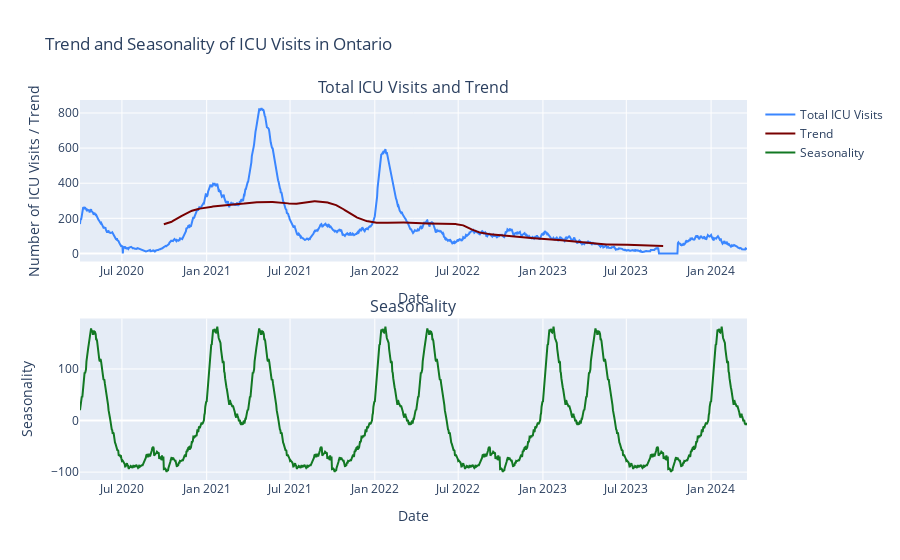

Write notebook code for a chart like this one.
### Code cell
# Assuming 'df' is your DataFrame and 'date' is the index
total_ontario_icu = df.groupby('date')['icu_current_covid'].sum()

# Perform seasonal decomposition
# The 'period' parameter should correspond to the dataset's periodicity (e.g., approximately yearly if 'period=365')
decomposition_icu = seasonal_decompose(total_ontario_icu, model='additive', period=365)

trend_icu = decomposition_icu.trend
seasonality_icu = decomposition_icu.seasonal

# Create a figure with subplots - 2 rows, 1 column
fig_icu = make_subplots(rows=2, cols=1, subplot_titles=('Total ICU Visits and Trend', 'Seasonality'),
                    vertical_spacing=0.15)

# Add the total ICU visits trace to the first subplot
fig_icu.add_trace(go.Scatter(x=total_ontario_icu.index,
                             y=total_ontario_icu,
                             mode='lines',
                             name='Total ICU Visits',
                             line=dict(color=BLUE)),
                  row=1, col=1)

# Add the trend trace to the first subplot
fig_icu.add_trace(go.Scatter(x=trend_icu.index, y=trend_icu,
                             mode='lines',
                             name='Trend',
                             line=dict(color=RED)),
                  row=1, col=1)

# Add the seasonality trace to the second subplot
fig_icu.add_trace(go.Scatter(x=seasonality_icu.index, y=seasonality_icu,
                             mode='lines',
                             name='Seasonality',
                             line=dict(color=GREEN)),
                  row=2, col=1)

# Update layout to enhance readability
fig_icu.update_layout(height=800, 
                  title_text='Trend and Seasonality of ICU Visits in Ontario')
fig_icu.update_xaxes(title_text='Date', row=1, col=1)
fig_icu.update_xaxes(title_text='Date', row=2, col=1)
fig_icu.update_yaxes(title_text='Number of ICU Visits / Trend', row=1, col=1)
fig_icu.update_yaxes(title_text='Seasonality', row=2, col=1)

# Show the figure
fig_icu.show()

### Figure 1 — Plotly figure (JSON) as saved in the notebook; plotly's stock layout.template omitted (floating-point values rounded to 4 significant figures; data arrays with more than 128 entries replaced by an {"elided": "..."} marker saying what was removed)
{"data": [{"line": {"color": "#3a86ff"}, "mode": "lines", "name": "Total ICU Visits", "type": "scatter", "x": {"elided": "1449 str values"}, "xaxis": "x", "y": {"elided": "1449 int values"}, "yaxis": "y"}, {"line": {"color": "#780000"}, "mode": "lines", "name": "Trend", "type": "scatter", "x": {"elided": "1449 str values"}, "xaxis": "x", "y": {"elided": "1449 float values"}, "yaxis": "y"}, {"line": {"color": "#127823"}, "mode": "lines", "name": "Seasonality", "type": "scatter", "x": {"elided": "1449 str values"}, "xaxis": "x2", "y": {"elided": "1449 float values"}, "yaxis": "y2"}], "layout": {"annotations": [{"font": {"size": 16}, "showarrow": false, "text": "Total ICU Visits and Trend", "x": 0.5, "xanchor": "center", "xref": "paper", "y": 1, "yanchor": "bottom", "yref": "paper"}, {"font": {"size": 16}, "showarrow": false, "text": "Seasonality", "x": 0.5, "xanchor": "center", "xref": "paper", "y": 0.425, "yanchor": "bottom", "yref": "paper"}], "autosize": true, "title": {"text": "Trend and Seasonality of ICU Visits in Ontario"}, "xaxis": {"anchor": "y", "autorange": true, "domain": [0, 1], "range": ["2020-04-01", "2024-03-19"], "title": {"text": "Date"}, "type": "date"}, "xaxis2": {"anchor": "y2", "autorange": true, "domain": [0, 1], "range": ["2020-04-01", "2024-03-19"], "title": {"text": "Date"}, "type": "date"}, "yaxis": {"anchor": "x", "autorange": true, "domain": [0.575, 1], "range": [-46.0, 874], "title": {"text": "Number of ICU Visits / Trend"}, "type": "linear"}, "yaxis2": {"anchor": "x2", "autorange": true, "domain": [0, 0.425], "range": [-115.3, 197.8], "title": {"text": "Seasonality"}, "type": "linear"}}}
